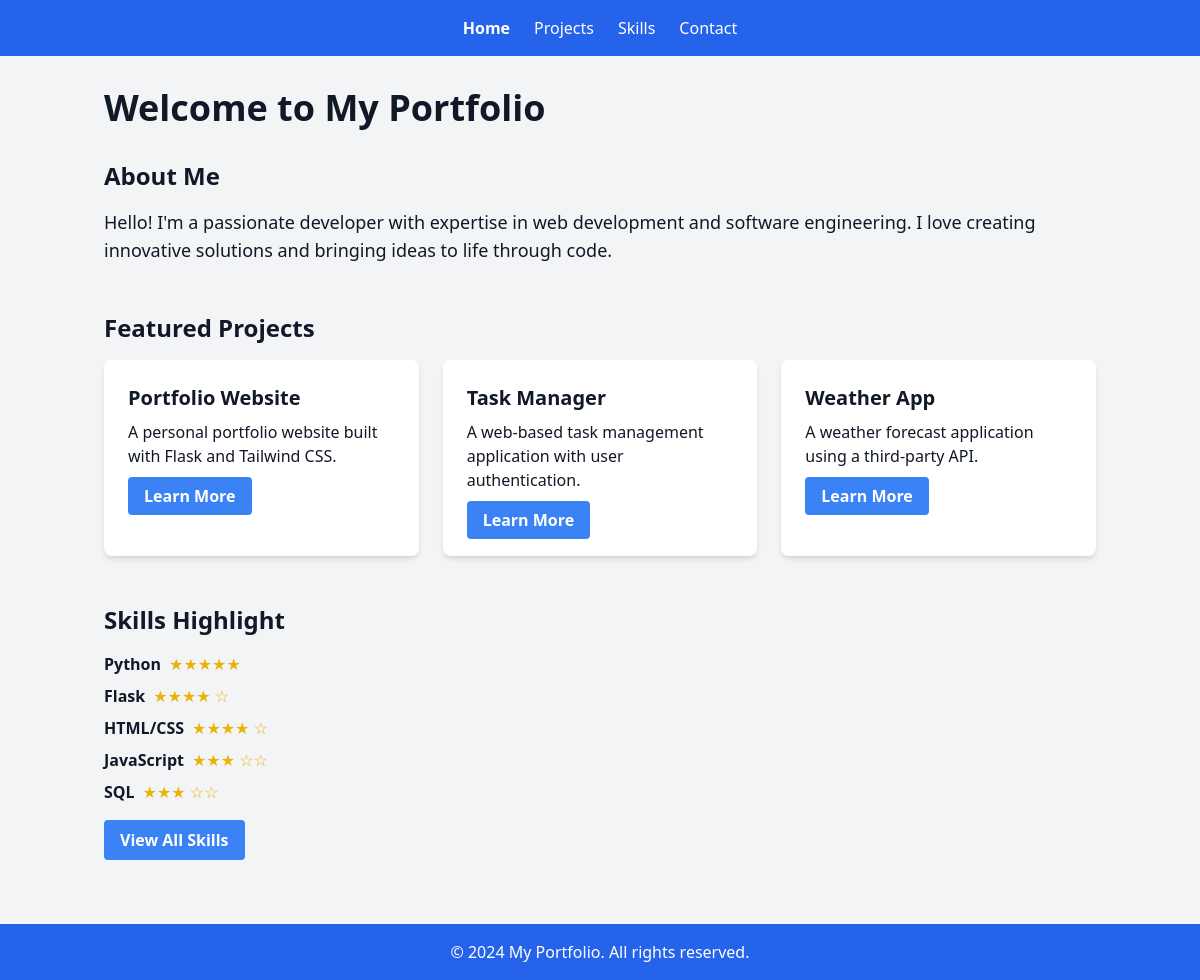
The page / on the database its author committed.
### app/models.py (models this page shows, shortened)
class Project(db.Model):
    id = db.Column(db.Integer, primary_key=True)
    title = db.Column(db.String(100), nullable=False)
    description = db.Column(db.Text, nullable=False)
    image_url = db.Column(db.String(200))
    project_url = db.Column(db.String(200))
    created_at = db.Column(db.DateTime, default=datetime.utcnow)

class Skill(db.Model):
    id = db.Column(db.Integer, primary_key=True)
    name = db.Column(db.String(50), nullable=False)
    proficiency = db.Column(db.Integer)  # 1-5 scale

### app/routes.py (the view)
@app.route('/')
@cache.cached(timeout=60)  # Cache for 1 minute
def index():
    try:
        projects = Project.query.order_by(Project.created_at.desc()).limit(3).all()
        skills = Skill.query.order_by(Skill.proficiency.desc()).all()
        contact_info = ContactInfo.query.first()
        if not projects and not skills:
            app.logger.warning("No projects or skills found")
            return render_template('index.html', projects=[], skills=[], contact_info=contact_info, current_year=current_year)
        return render_template('index.html', projects=projects, skills=skills, contact_info=contact_info, current_year=current_year)
    except SQLAlchemyError as e:
        app.logger.error(f"Database error in index route: {str(e)}")
        abort(500)

### app/__init__.py (called while the page is built)
@app.after_request
def add_security_headers(response):
    for header, value in app.config['SECURE_HEADERS'].items():
        response.headers[header] = value
    return response

### run.py (called while the page is built)
@app.before_request
def create_tables():
    db.create_all()
    app.logger.info("Database tables created (if they didn't exist)")

### app/templates/index.html (shortened to what this page needs)
{% extends "base.html" %}
{% block content %}
    <h1 class="text-4xl font-bold mb-8">Welcome to My Portfolio</h1>
    <section class="mb-12">
        <h2 class="text-2xl font-semibold mb-4">About Me</h2>
        <p class="text-lg">Hello! I'm a passionate developer with expertise in web development and software engineering. I love creating innovative solutions and bringing ideas to life through code.</p>
    </section>
    <section class="mb-12">
        <h2 class="text-2xl font-semibold mb-4">Featured Projects</h2>
        {% if projects %}
            <div class="grid grid-cols-1 md:grid-cols-2 lg:grid-cols-3 gap-6">
                {% for project in projects %}
                    <article class="bg-white rounded-lg shadow-md p-6">
                        <h3 class="text-xl font-semibold mb-2">{{ project.title }}</h3>
                        <p class="mb-4">{{ project.description[:100] }}{% if project.description|length > 100 %}...{% endif %}</p>
                        <a href="{{ url_for('projects') }}#project-{{ project.id }}" class="bg-blue-500 hover:bg-blue-600 text-white font-bold py-2 px-4 rounded">Learn More</a>
                    </article>
                {% endfor %}
            </div>
        {% else %}
            <p class="text-lg">No projects available at the moment.</p>
        {% endif %}
    </section>
    <section>
        <h2 class="text-2xl font-semibold mb-4">Skills Highlight</h2>
        {% if skills %}
            <ul class="space-y-2">
            {% for skill in skills[:5] %}
                <li class="flex items-center">
                    <span class="font-semibold mr-2">{{ skill.name }}</span>
                    <span class="text-yellow-500">
                        {% for _ in range(skill.proficiency) %}★{% endfor %}
                        {% for _ in range(5 - skill.proficiency) %}☆{% endfor %}
                    </span>
                </li>
            {% endfor %}
            </ul>
            <a href="{{ url_for('skills') }}" class="inline-block mt-4 bg-blue-500 hover:bg-blue-600 text-white font-bold py-2 px-4 rounded">View All Skills</a>
        {% else %}
            <p class="text-lg">No skills available at the moment.</p>
        {% endif %}
    </section>
{% endblock %}

### app/templates/base.html (shortened to what this page needs)
<!DOCTYPE html>
<html lang="en">
<head>
    <link rel="stylesheet" href="{{ url_for('static', filename='css/style.css') }}?v={{ current_year }}">
</head>
<body class="bg-gray-100 text-gray-900 font-sans">
    <header class="bg-blue-600 text-white py-4">
        <nav class="container mx-auto px-4">
            <ul class="flex justify-center space-x-6">
                <li><a href="{{ url_for('index') }}" class="hover:text-blue-200 {% if request.endpoint == 'index' %}font-bold{% endif %}">Home</a></li>
                <li><a href="{{ url_for('projects') }}" class="hover:text-blue-200 {% if request.endpoint == 'projects' %}font-bold{% endif %}">Projects</a></li>
                <li><a href="{{ url_for('skills') }}" class="hover:text-blue-200 {% if request.endpoint == 'skills' %}font-bold{% endif %}">Skills</a></li>
                <li><a href="{{ url_for('contact') }}" class="hover:text-blue-200 {% if request.endpoint == 'contact' %}font-bold{% endif %}">Contact</a></li>
            </ul>
        </nav>
    </header>
    <main class="container mx-auto px-4 py-8">
        {% block content %}{% endblock %}
    </main>
    <footer class="bg-blue-600 text-white py-4 mt-8">
        <div class="container mx-auto px-4 text-center">
            <p>&copy; {{ current_year }} My Portfolio. All rights reserved.</p>
        </div>
    </footer>
</body>
</html>

### app/static/css/style.css (style rules this page uses)
html, :host { line-height: 1.5; -webkit-text-size-adjust: 100%; -moz-tab-size: 4; -o-tab-size: 4; tab-size: 4; font-family: ui-sans-serif, system-ui, sans-serif, "Apple Color Emoji", "Segoe UI Emoji", "Segoe UI Symbol", "Noto Color Emoji"; font-feature-settings: normal; font-variation-settings: normal; -webkit-tap-highlight-color: transparent; }
body { margin: 0; line-height: inherit; }
h1, h2, h3, h4, h5, h6 { font-size: inherit; font-weight: inherit; }
a { color: inherit; text-decoration: inherit; }
blockquote, dl, dd, h1, h2, h3, h4, h5, h6, hr, figure, p, pre { margin: 0; }
ol, ul, menu { list-style: none; margin: 0; padding: 0; }
.container { width: 100%; }
@media (min-width: 640px) { .container { max-width: 640px; } }
@media (min-width: 768px) { .container { max-width: 768px; } }
@media (min-width: 1024px) { .container { max-width: 1024px; } }
.mx-auto { margin-left: auto; margin-right: auto; }
.mb-12 { margin-bottom: 3rem; }
.mb-2 { margin-bottom: 0.5rem; }
.mb-4 { margin-bottom: 1rem; }
.mb-8 { margin-bottom: 2rem; }
.mr-2 { margin-right: 0.5rem; }
.mt-4 { margin-top: 1rem; }
.mt-8 { margin-top: 2rem; }
.inline-block { display: inline-block; }
.flex { display: flex; }
.grid { display: grid; }
.grid-cols-1 { grid-template-columns: repeat(1, minmax(0, 1fr)); }
.items-center { align-items: center; }
.justify-center { justify-content: center; }
.gap-6 { gap: 1.5rem; }
.space-x-6 > :not([hidden]) ~ :not([hidden]) { --tw-space-x-reverse: 0; margin-right: calc(1.5rem * var(--tw-space-x-reverse)); margin-left: calc(1.5rem * calc(1 - var(--tw-space-x-reverse))); }
.space-y-2 > :not([hidden]) ~ :not([hidden]) { --tw-space-y-reverse: 0; margin-top: calc(0.5rem * calc(1 - var(--tw-space-y-reverse))); margin-bottom: calc(0.5rem * var(--tw-space-y-reverse)); }
.rounded { border-radius: 0.25rem; }
.rounded-lg { border-radius: 0.5rem; }
.bg-blue-500 { --tw-bg-opacity: 1; background-color: rgb(59 130 246 / var(--tw-bg-opacity)); }
.bg-blue-600 { --tw-bg-opacity: 1; background-color: rgb(37 99 235 / var(--tw-bg-opacity)); }
.bg-gray-100 { --tw-bg-opacity: 1; background-color: rgb(243 244 246 / var(--tw-bg-opacity)); }
.bg-white { --tw-bg-opacity: 1; background-color: rgb(255 255 255 / var(--tw-bg-opacity)); }
.p-6 { padding: 1.5rem; }
.px-4 { padding-left: 1rem; padding-right: 1rem; }
.py-2 { padding-top: 0.5rem; padding-bottom: 0.5rem; }
.py-4 { padding-top: 1rem; padding-bottom: 1rem; }
.py-8 { padding-top: 2rem; padding-bottom: 2rem; }
.text-center { text-align: center; }
.font-sans { font-family: ui-sans-serif, system-ui, sans-serif, "Apple Color Emoji", "Segoe UI Emoji", "Segoe UI Symbol", "Noto Color Emoji"; }
.text-2xl { font-size: 1.5rem; line-height: 2rem; }
.text-4xl { font-size: 2.25rem; line-height: 2.5rem; }
.text-lg { font-size: 1.125rem; line-height: 1.75rem; }
.text-xl { font-size: 1.25rem; line-height: 1.75rem; }
.font-bold { font-weight: 700; }
.font-semibold { font-weight: 600; }
.text-gray-900 { --tw-text-opacity: 1; color: rgb(17 24 39 / var(--tw-text-opacity)); }
.text-white { --tw-text-opacity: 1; color: rgb(255 255 255 / var(--tw-text-opacity)); }
.text-yellow-500 { --tw-text-opacity: 1; color: rgb(234 179 8 / var(--tw-text-opacity)); }
.shadow-md { --tw-shadow: 0 4px 6px -1px rgb(0 0 0 / 0.1), 0 2px 4px -2px rgb(0 0 0 / 0.1); --tw-shadow-colored: 0 4px 6px -1px var(--tw-shadow-color), 0 2px 4px -2px var(--tw-shadow-color); box-shadow: var(--tw-ring-offset-shadow, 0 0 #0000), var(--tw-ring-shadow, 0 0 #0000), var(--tw-shadow); }
@media (min-width: 768px) { .md\:grid-cols-2 { grid-template-columns: repeat(2, minmax(0, 1fr)); } }
@media (min-width: 1024px) { .lg\:grid-cols-3 { grid-template-columns: repeat(3, minmax(0, 1fr)); } }

### rows shown on the page
Project: title "Portfolio Website", description "A personal portfolio website built with Flask and Tailwind CSS."
Project: title "Task Manager", description "A web-based task management application with user authentication."
Project: title "Weather App", description "A weather forecast application using a third-party API."
Skill: name "Python"
Skill: name "Flask"
Skill: name "HTML/CSS"
Skill: name "JavaScript"
Skill: name "SQL"

### other values the page prints
{{ current_year }} "2024"
